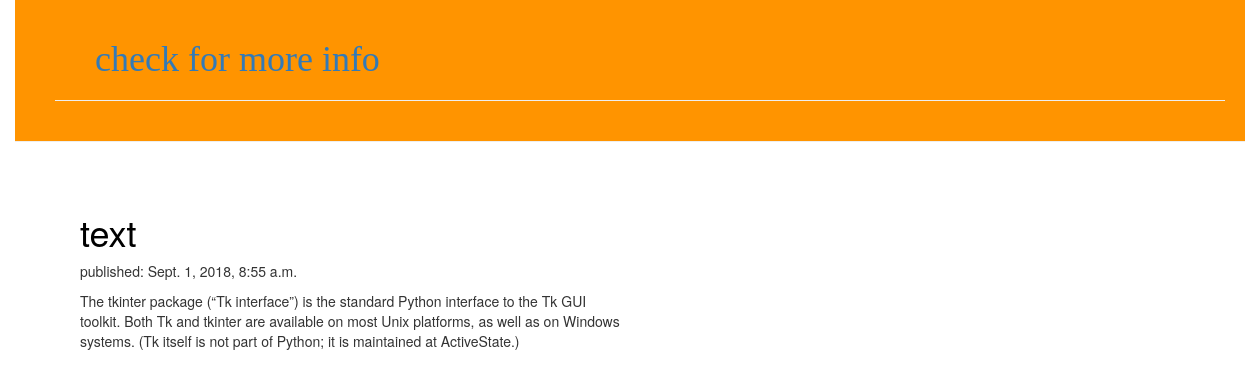
/posts/, run on an earlier commit of the app's database.
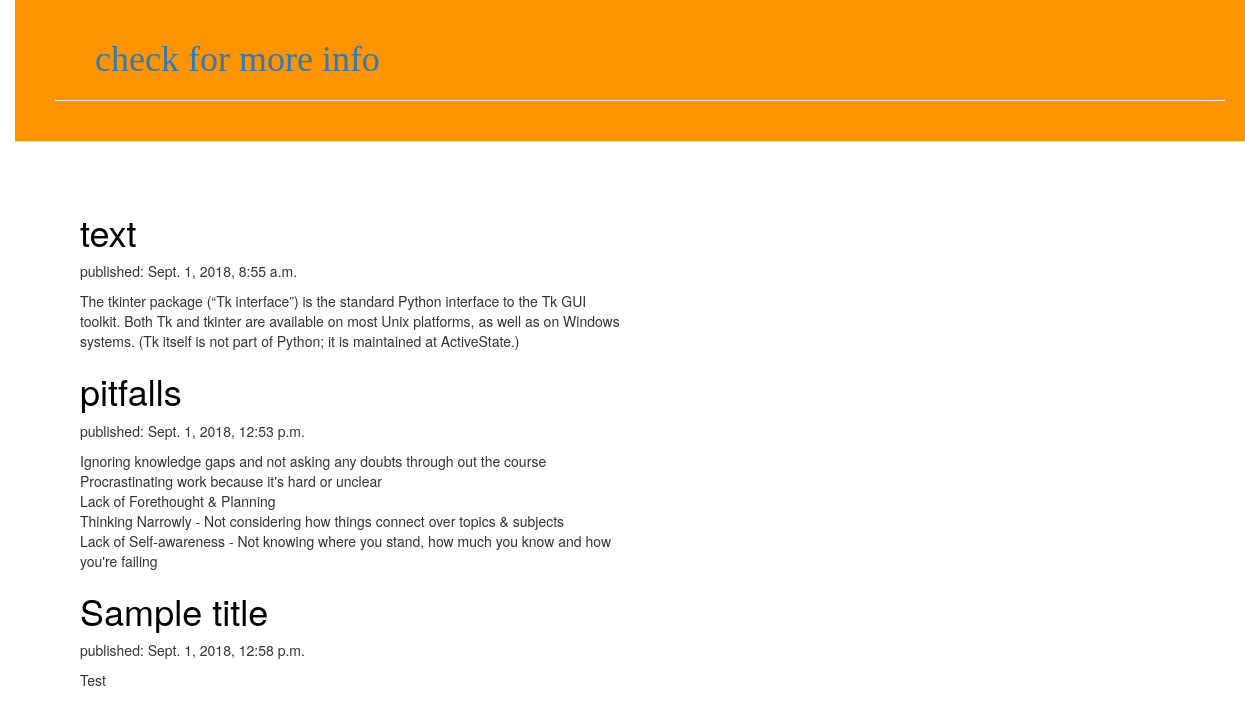
And on a later commit of the database.
### pages/models.py (models this page shows, shortened)
class Posts(models.Model):
    author = models.ForeignKey('auth.User', on_delete=models.CASCADE)
    title = models.CharField(max_length=200)
    text = models.TextField()
    created_date = models.DateTimeField(auto_now_add=True)
    published_date = models.DateTimeField(auto_now_add=True)

### pages/views.py (the view)
# urls.py: path('posts/', views.post_list),
def post_list(request):
	post=Posts.objects.all()
	return render(request,"blog/post_list.html",{"post":post})

### pages/templates/blog/post_list.html
{% extends 'blog/base.html' %}
{% block content %}
	{% for post in post %}
		<div class="card" style="width: 55rem;">
			<div class="card-body">
	   			<h1 class="card-title"><a href="">{{ post.title }}</a></h1>
	    		<p class="card-text">published: {{ post.published_date }}</p>
	    		<p>{{ post.text|linebreaksbr }}</p>
			</div>
		</div>
	{% endfor %}
{% endblock %}

### pages/templates/blog/base.html (shortened to what this page needs)
{% load static %}
<!DOCTYPE html>
<html>
<head>
	<link rel="stylesheet" href="//maxcdn.bootstrapcdn.com/bootstrap/3.2.0/css/bootstrap.min.css">
	<link rel="stylesheet" href="//maxcdn.bootstrapcdn.com/bootstrap/3.2.0/css/bootstrap-theme.min.css">
	<link rel="stylesheet" href="{% static 'css/blog.css' %}">
</head>
<body>
	<div class="page-header">
        <h1 class="page-header"><a href="https://tutorial.djangogirls.org/en/html/">check for more info</a></h1>
	</div>
	<div class= "pk">
	    <div class="content container">
	        <div class="row">
	            <div class="col-md-8">
	            {% block content %}
	            {% endblock %}
	            </div>
	        </div>
	    </div>
	</div>
</body>
</html>

### pages/static/css/blog.css (style rules this page uses)
body { padding-left: 15px; }
.pk { margin: 50px; border:2px #FCA205; }
.pk h1 a, .post h1 a:visited { color: #000000; }
.page-header { background-color: #ff9400; margin-top: 0; font-family: verdana; padding: 20px 20px 20px 40px; }

What changed in the data, as far as the page shows it:
added Posts: title "pitfalls", published_date "Sept. 1, 2018, 12:53 p.m.", text "Ignoring knowledge gaps and not asking any doubts through out the course Procrastinating work because it's hard or unclear Lack of Forethought & Planning Thinking Narrowly - Not considering how things connect over topics & subjects Lack of Self-awareness - Not knowing where you stand, how much you know and how you're failing"
added Posts: title "Sample title", published_date "Sept. 1, 2018, 12:58 p.m.", text "Test"
